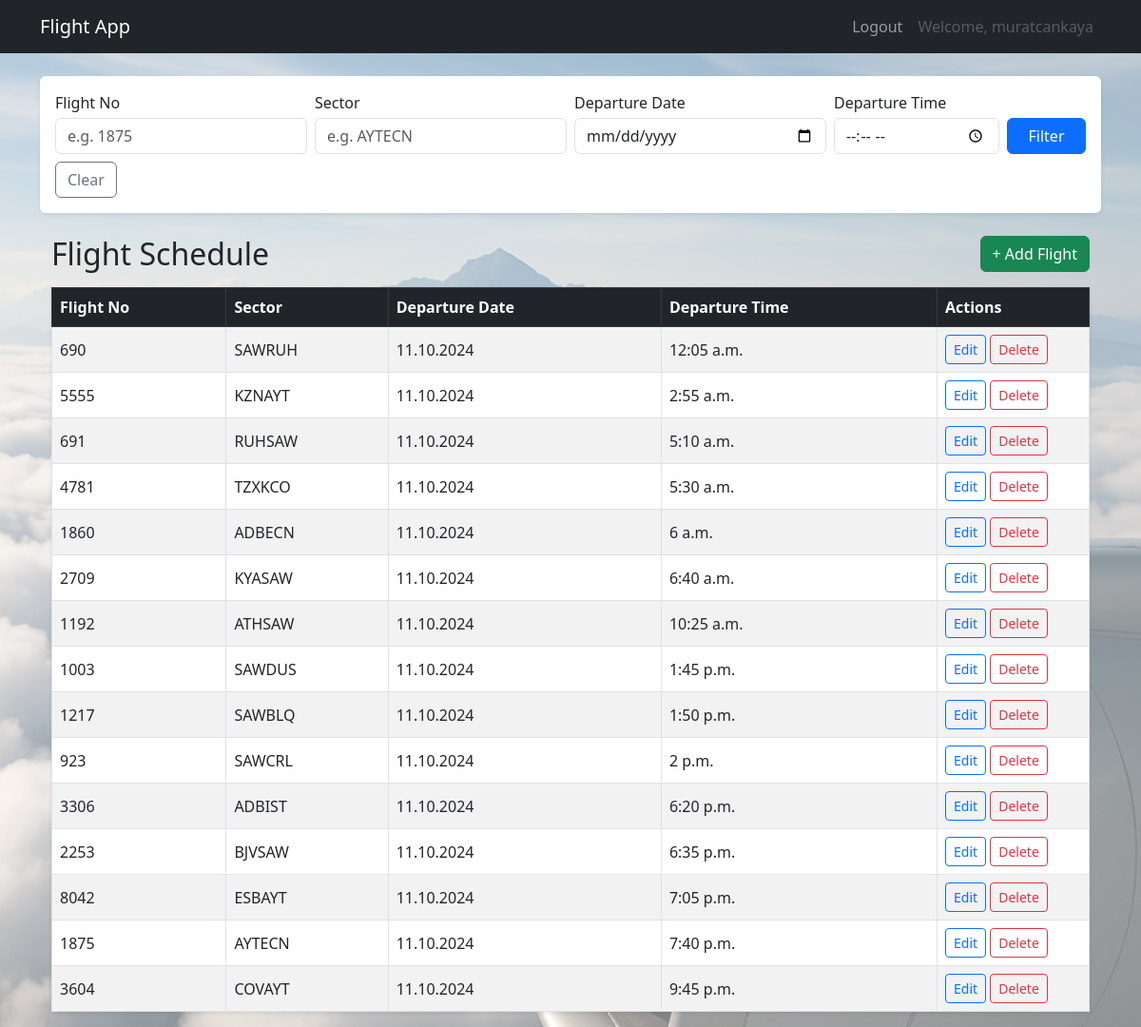
The app's page /account/main/ (signed in) with its own data.
### uçuşlar/models.py (models this page shows, shortened)
class Flight(models.Model):
    flt_no = models.CharField(max_length=10)
    sector = models.CharField(max_length=10)
    sch_dep_dt = models.DateField(max_length=100)
    sch_dep_tm = models.TimeField(max_length=120)

### account/views.py (the view)
# urls.py: path('main/', views.main_page, name='main_page'),
@login_required
def main_page(request):
     flights = Flight.objects.all().order_by("sch_dep_dt", "sch_dep_tm")
     return render(request, "account/main_page.html", {"flights": flights})

### account/templates/account/main_page.html (shortened to what this page needs)
{% extends "base.html" %}
{% block content %}
<div class="bg-white p-3 shadow-sm rounded mb-3">
  <form method="get" action="{% url 'account:main_page' %}" class="row g-2 align-items-end">
    <div class="col-12 col-md-3">
      <label class="form-label mb-1">Flight No</label>
      <input type="text" name="flt_no" class="form-control" placeholder="e.g. 1875"
             value="{{ flt_no }}">
    </div>
    <div class="col-12 col-md-3">
      <label class="form-label mb-1">Sector</label>
      <input type="text" name="sector" class="form-control" placeholder="e.g. AYTECN"
             value="{{ sector }}">
    </div>
    <div class="col-6 col-md-3">
      <label class="form-label mb-1">Departure Date</label>
      <input type="date" name="sch_dep_dt" class="form-control"
             value="{{ sch_dep_dt }}">
    </div>
    <div class="col-6 col-md-2">
      <label class="form-label mb-1">Departure Time</label>
      <input type="time" name="sch_dep_tm" class="form-control"
             value="{{ sch_dep_tm }}">
    </div>
    <div class="col-12 col-md-1 d-grid">
      <button type="submit" class="btn btn-primary">Filter</button>
    </div>
    <div class="col-12 col-md-auto">
      <a href="{% url 'account:main_page' %}" class="btn btn-outline-secondary">Clear</a>
    </div>
  </form>
</div>
<div class="container mt-4">
  <div class="d-flex justify-content-between align-items-center mb-3">
    <h2 class="mb-0">Flight Schedule</h2>
    <a href="{% url 'uçuşlar:flight_add' %}" class="btn btn-success">+ Add Flight</a>
  </div>
  <table class="table table-striped table-bordered table-hover shadow-sm align-middle">
    <thead class="table-dark">
      <tr>
        <th>Flight No</th>
        <th>Sector</th>
        <th>Departure Date</th>
        <th>Departure Time</th>
        <th style="width:160px;">Actions</th>
      </tr>
    </thead>
    <tbody>
      {% for f in flights %}
      <tr>
        <td>{{ f.flt_no }}</td>
        <td>{{ f.sector }}</td>
        <td>{{ f.sch_dep_dt|date:"d.m.Y" }}</td>
        <td>{{ f.sch_dep_tm }}</td>
        <td>
          <a href="{% url 'uçuşlar:flight_edit' f.pk %}" class="btn btn-sm btn-outline-primary">Edit</a>
          <form method="post" action="{% url 'uçuşlar:flight_delete' f.pk %}" class="d-inline">
            <button type="submit" class="btn btn-sm btn-outline-danger"
                    onclick="return confirm('Delete flight {{ f.flt_no }}?');">
              Delete
            </button>
          </form>
        </td>
      </tr>
      {% empty %}
      <tr><td colspan="5" class="text-center text-muted">No flights</td></tr>
      <td>{{ f.sch_dep_tm|time:"H:i" }}</td>
      {% endfor %}
    </tbody>
  </table>
</div>
{% endblock %}

### templates/base.html (shortened to what this page needs)
{% load static %}
<!DOCTYPE html>
<html lang="tr">
<head>
  <link rel="stylesheet" href="{% static 'stil.css' %}" />
  <link href="https://cdn.jsdelivr.net/npm/bootstrap@5.3.0/dist/css/bootstrap.min.css" rel="stylesheet" />
</head>
<body>
  <nav class="navbar navbar-expand-lg navbar-dark bg-dark fixed-top">
    <div class="container">
      <a class="navbar-brand" href="#">Flight App</a>
      <div class="collapse navbar-collapse" id="topnav">
        <ul class="navbar-nav ms-auto">
          {% if user.is_authenticated %}
            <li class="nav-item">
              <a class="nav-link" href="{% url 'account:logout' %}">Logout</a>
            </li>
            <li class="nav-item">
              <span class="nav-link disabled">Welcome, {{ user.username }}</span>
            </li>
          {% endif %}
        </ul>
      </div>
    </div>
  </nav>
  <div class="container mt-4">
    {% block content %}{% endblock %}
  </div>
</body>
</html>

### records on screen
Flight: flt_no "690", sector "SAWRUH", sch_dep_dt "11.10.2024", sch_dep_tm "12:05 a.m."
Flight: flt_no "5555", sector "KZNAYT", sch_dep_dt "11.10.2024", sch_dep_tm "2:55 a.m."
Flight: flt_no "691", sector "RUHSAW", sch_dep_dt "11.10.2024", sch_dep_tm "5:10 a.m."
Flight: flt_no "4781", sector "TZXKCO", sch_dep_dt "11.10.2024", sch_dep_tm "5:30 a.m."
Flight: flt_no "1860", sector "ADBECN", sch_dep_dt "11.10.2024", sch_dep_tm "6 a.m."
Flight: flt_no "2709", sector "KYASAW", sch_dep_dt "11.10.2024", sch_dep_tm "6:40 a.m."
Flight: flt_no "1192", sector "ATHSAW", sch_dep_dt "11.10.2024", sch_dep_tm "10:25 a.m."
Flight: flt_no "1003", sector "SAWDUS", sch_dep_dt "11.10.2024", sch_dep_tm "1:45 p.m."
Flight: flt_no "1217", sector "SAWBLQ", sch_dep_dt "11.10.2024", sch_dep_tm "1:50 p.m."
Flight: flt_no "923", sector "SAWCRL", sch_dep_dt "11.10.2024", sch_dep_tm "2 p.m."
Flight: flt_no "3306", sector "ADBIST", sch_dep_dt "11.10.2024", sch_dep_tm "6:20 p.m."
Flight: flt_no "2253", sector "BJVSAW", sch_dep_dt "11.10.2024", sch_dep_tm "6:35 p.m."
Flight: flt_no "8042", sector "ESBAYT", sch_dep_dt "11.10.2024", sch_dep_tm "7:05 p.m."
Flight: flt_no "1875", sector "AYTECN", sch_dep_dt "11.10.2024", sch_dep_tm "7:40 p.m."
Flight: flt_no "3604", sector "COVAYT", sch_dep_dt "11.10.2024", sch_dep_tm "9:45 p.m."

### other values on screen
{{ user.username }} "muratcankaya"
